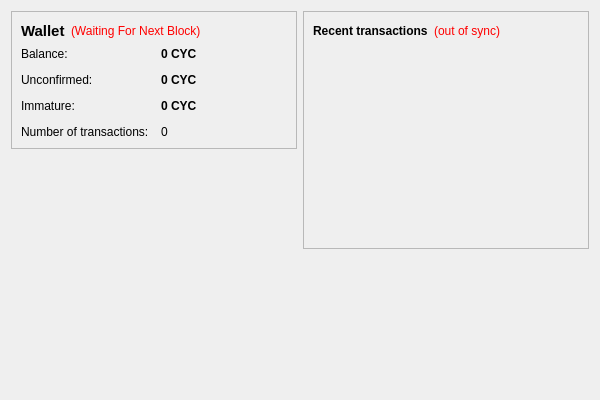
<?xml version="1.0" encoding="UTF-8"?>
<ui version="4.0">
 <class>OverviewPage</class>
 <widget class="QWidget" name="OverviewPage">
  <property name="geometry">
   <rect>
    <x>0</x>
    <y>0</y>
    <width>600</width>
    <height>400</height>
   </rect>
  </property>
  <property name="windowTitle">
   <string>Form</string>
  </property>
  <layout class="QHBoxLayout" name="horizontalLayout" stretch="1,1">
   <item>
    <layout class="QVBoxLayout" name="verticalLayout_2">
     <item>
      <widget class="QFrame" name="frame">
       <property name="frameShape">
        <enum>QFrame::StyledPanel</enum>
       </property>
       <property name="frameShadow">
        <enum>QFrame::Raised</enum>
       </property>
       <layout class="QVBoxLayout" name="verticalLayout_4">
        <item>
         <layout class="QHBoxLayout" name="horizontalLayout_4">
          <item>
           <widget class="QLabel" name="label_5">
            <property name="font">
             <font>
              <pointsize>11</pointsize>
              <weight>75</weight>
              <bold>true</bold>
             </font>
            </property>
            <property name="text">
             <string>Wallet</string>
            </property>
           </widget>
          </item>
          <item>
           <widget class="QLabel" name="labelWalletStatus">
            <property name="toolTip">
             <string>The displayed information may be out of date. Your wallet automatically synchronizes with the Crazycoin network after a connection is established, but this process has not completed yet.</string>
            </property>
            <property name="styleSheet">
             <string notr="true">QLabel { color: red; }</string>
            </property>
            <property name="text">
             <string notr="true">(Waiting For Next Block)</string>
            </property>
            <property name="alignment">
             <set>Qt::AlignLeading|Qt::AlignLeft|Qt::AlignVCenter</set>
            </property>
           </widget>
          </item>
          <item>
           <spacer name="horizontalSpacer_2">
            <property name="orientation">
             <enum>Qt::Horizontal</enum>
            </property>
            <property name="sizeHint" stdset="0">
             <size>
              <width>40</width>
              <height>20</height>
             </size>
            </property>
           </spacer>
          </item>
         </layout>
        </item>
        <item>
         <layout class="QFormLayout" name="formLayout_2">
          <property name="fieldGrowthPolicy">
           <enum>QFormLayout::AllNonFixedFieldsGrow</enum>
          </property>
          <property name="horizontalSpacing">
           <number>12</number>
          </property>
          <property name="verticalSpacing">
           <number>12</number>
          </property>
          <item row="0" column="0">
           <widget class="QLabel" name="label">
            <property name="text">
             <string>Balance:</string>
            </property>
           </widget>
          </item>
          <item row="0" column="1">
           <widget class="QLabel" name="labelBalance">
            <property name="font">
             <font>
              <weight>75</weight>
              <bold>true</bold>
             </font>
            </property>
            <property name="cursor">
             <cursorShape>IBeamCursor</cursorShape>
            </property>
            <property name="toolTip">
             <string>Your current balance</string>
            </property>
            <property name="text">
             <string notr="true">0 CYC</string>
            </property>
            <property name="textInteractionFlags">
             <set>Qt::LinksAccessibleByMouse|Qt::TextSelectableByKeyboard|Qt::TextSelectableByMouse</set>
            </property>
           </widget>
          </item>
          <item row="1" column="0">
           <widget class="QLabel" name="label_3">
            <property name="text">
             <string>Unconfirmed:</string>
            </property>
           </widget>
          </item>
          <item row="1" column="1">
           <widget class="QLabel" name="labelUnconfirmed">
            <property name="font">
             <font>
              <weight>75</weight>
              <bold>true</bold>
             </font>
            </property>
            <property name="cursor">
             <cursorShape>IBeamCursor</cursorShape>
            </property>
            <property name="toolTip">
             <string>Total of transactions that have yet to be confirmed, and do not yet count toward the current balance</string>
            </property>
            <property name="text">
             <string notr="true">0 CYC</string>
            </property>
            <property name="textInteractionFlags">
             <set>Qt::LinksAccessibleByMouse|Qt::TextSelectableByKeyboard|Qt::TextSelectableByMouse</set>
            </property>
           </widget>
          </item>
          <item row="3" column="0">
           <widget class="QLabel" name="label_2">
            <property name="text">
             <string>Number of transactions:</string>
            </property>
           </widget>
          </item>
          <item row="3" column="1">
           <widget class="QLabel" name="labelNumTransactions">
            <property name="toolTip">
             <string>Total number of transactions in wallet</string>
            </property>
            <property name="text">
             <string notr="true">0</string>
            </property>
           </widget>
          </item>
          <item row="2" column="0">
           <widget class="QLabel" name="labelImmatureText">
            <property name="text">
             <string>Immature:</string>
            </property>
           </widget>
          </item>
          <item row="2" column="1">
           <widget class="QLabel" name="labelImmature">
            <property name="font">
             <font>
              <weight>75</weight>
              <bold>true</bold>
             </font>
            </property>
            <property name="toolTip">
             <string>Mined balance that has not yet matured</string>
            </property>
            <property name="text">
             <string notr="true">0 CYC</string>
            </property>
            <property name="textInteractionFlags">
             <set>Qt::LinksAccessibleByMouse|Qt::TextSelectableByKeyboard|Qt::TextSelectableByMouse</set>
            </property>
           </widget>
          </item>
         </layout>
        </item>
       </layout>
      </widget>
     </item>
     <item>
      <spacer name="verticalSpacer">
       <property name="orientation">
        <enum>Qt::Vertical</enum>
       </property>
       <property name="sizeHint" stdset="0">
        <size>
         <width>20</width>
         <height>40</height>
        </size>
       </property>
      </spacer>
     </item>
    </layout>
   </item>
   <item>
    <layout class="QVBoxLayout" name="verticalLayout_3">
     <item>
      <widget class="QFrame" name="frame_2">
       <property name="frameShape">
        <enum>QFrame::StyledPanel</enum>
       </property>
       <property name="frameShadow">
        <enum>QFrame::Raised</enum>
       </property>
       <layout class="QVBoxLayout" name="verticalLayout">
        <item>
         <layout class="QHBoxLayout" name="horizontalLayout_2">
          <item>
           <widget class="QLabel" name="label_4">
            <property name="text">
             <string>&lt;b&gt;Recent transactions&lt;/b&gt;</string>
            </property>
           </widget>
          </item>
          <item>
           <widget class="QLabel" name="labelTransactionsStatus">
            <property name="toolTip">
             <string>The displayed information may be out of date. Your wallet automatically synchronizes with the Crazycoin network after a connection is established, but this process has not completed yet.</string>
            </property>
            <property name="styleSheet">
             <string notr="true">QLabel { color: red; }</string>
            </property>
            <property name="text">
             <string notr="true">(out of sync)</string>
            </property>
            <property name="alignment">
             <set>Qt::AlignRight|Qt::AlignTrailing|Qt::AlignVCenter</set>
            </property>
           </widget>
          </item>
          <item>
           <spacer name="horizontalSpacer">
            <property name="orientation">
             <enum>Qt::Horizontal</enum>
            </property>
            <property name="sizeHint" stdset="0">
             <size>
              <width>40</width>
              <height>20</height>
             </size>
            </property>
           </spacer>
          </item>
         </layout>
        </item>
        <item>
         <widget class="QListView" name="listTransactions">
          <property name="styleSheet">
           <string notr="true">QListView { background: transparent; }</string>
          </property>
          <property name="frameShape">
           <enum>QFrame::NoFrame</enum>
          </property>
          <property name="verticalScrollBarPolicy">
           <enum>Qt::ScrollBarAlwaysOff</enum>
          </property>
          <property name="horizontalScrollBarPolicy">
           <enum>Qt::ScrollBarAlwaysOff</enum>
          </property>
          <property name="selectionMode">
           <enum>QAbstractItemView::NoSelection</enum>
          </property>
         </widget>
        </item>
       </layout>
      </widget>
     </item>
     <item>
      <spacer name="verticalSpacer_2">
       <property name="orientation">
        <enum>Qt::Vertical</enum>
       </property>
       <property name="sizeHint" stdset="0">
        <size>
         <width>20</width>
         <height>40</height>
        </size>
       </property>
      </spacer>
     </item>
    </layout>
   </item>
  </layout>
 </widget>
 <resources/>
 <connections/>
</ui>
